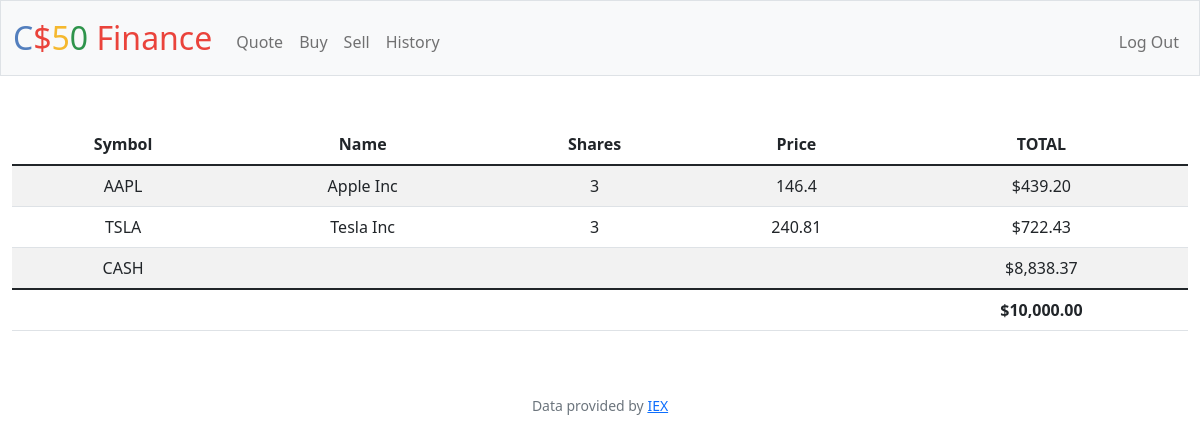
/ (signed in), run on the app's committed database.
### tables this page shows
CREATE TABLE transactions (
    id INTEGER PRIMARY KEY AUTOINCREMENT,
    user_id INTEGER NOT NULL,
    name TEXT NOT NULL,
    shares INTEGER NOT NULL,
    price NUMERIC NOT NULL,
    type TEXT NOT NULL,
    symbol TEXT NOT NULL,
    time TIMESTAMP DEFAULT CURRENT_TIMESTAMP,
    FOREIGN KEY(user_id) REFERENCES users(id)
	);

CREATE TABLE users (id INTEGER PRIMARY KEY AUTOINCREMENT NOT NULL, username TEXT NOT NULL, hash TEXT NOT NULL, cash NUMERIC NOT NULL DEFAULT 10000.00);

### app.py (the view)
@app.route("/")
@login_required
def index():
    user_id = session["user_id"]
    stocks = db.execute("SELECT symbol, name, price, SUM(shares) as totalShares FROM transactions WHERE user_id = ? GROUP BY symbol", user_id)
    cash = db.execute("SELECT cash FROM users WHERE id = ?", user_id)[0]["cash"]
    total = cash
    for stock in stocks:
        total += stock["price"] * stock["totalShares"]
    return render_template("index.html", stocks=stocks, cash=cash, usd=usd, total=total)

### app.py (called while the page is built)
@app.after_request
def after_request(response):
    response.headers["Cache-Control"] = "no-cache, no-store, must-revalidate"
    response.headers["Expires"] = 0
    response.headers["Pragma"] = "no-cache"
    return response

### helpers.py (called while the page is built)
def login_required(f):
    @wraps(f)
    def decorated_function(*args, **kwargs):
        if session.get("user_id") is None:
            return redirect("/login")
        return f(*args, **kwargs)
    return decorated_function

def usd(value):
    return f"${value:,.2f}"

### templates/index.html (shortened to what this page needs)
{% extends "layout.html" %}
{% block main %}
    <table class="table table-striped">
        <thead>
            <tr>
                <th>Symbol</th>
                <th>Name</th>
                <th>Shares</th>
                <th>Price</th>
                <th>TOTAL</th>
            </tr>
        </thead>
        <tbody>
            {% for stock in stocks %}
            <tr>
                <td> {{ stock["symbol"] }} </td>
                <td> {{ stock["name"] }} </td>
                <td> {{ stock["totalShares"] }} </td>
                <td> {{ stock["price"] }} </td>
                <td> {{ usd(stock["totalShares"] * stock["price"]) }} </td>
            </tr>
            {% endfor %}
            <tr>
                <td>CASH</td>
                <td colspan="3"></td>
                <td>{{ usd(cash) }}</td>
            </tr>
        </tbody>
        <tfoot>
            <td colspan="4"></td>
            <td><strong>{{ usd(total) }}</strong></td>
        </tfoot>
    </table>
{% endblock %}

### templates/layout.html (shortened to what this page needs)
<!DOCTYPE html>
<html lang="en">
    <head>
        <link href="https://cdn.jsdelivr.net/npm/bootstrap@5.1.3/dist/css/bootstrap.min.css" rel="stylesheet">
        <link href="/static/styles.css" rel="stylesheet">
    </head>
    <body>
        <nav class="bg-light border navbar navbar-expand-md navbar-light">
            <div class="container-fluid">
                <a class="navbar-brand" href="/"><span class="blue">C</span><span class="red">$</span><span class="yellow">5</span><span class="green">0</span> <span class="red">Finance</span></a>
                <div class="collapse navbar-collapse" id="navbar">
                    {% if session["user_id"] %}
                        <ul class="navbar-nav me-auto mt-2">
                            <li class="nav-item"><a class="nav-link" href="/quote">Quote</a></li>
                            <li class="nav-item"><a class="nav-link" href="/buy">Buy</a></li>
                            <li class="nav-item"><a class="nav-link" href="/sell">Sell</a></li>
                            <li class="nav-item"><a class="nav-link" href="/history">History</a></li>
                        </ul>
                        <ul class="navbar-nav ms-auto mt-2">
                            <li class="nav-item"><a class="nav-link" href="/logout">Log Out</a></li>
                        </ul>
                    {% else %}
                        <ul class="navbar-nav ms-auto mt-2">
                            <li class="nav-item"><a class="nav-link" href="/register">Register</a></li>
                            <li class="nav-item"><a class="nav-link" href="/login">Log In</a></li>
                        </ul>
                    {% endif %}
                </div>
            </div>
        </nav>
        <main class="container-fluid py-5 text-center">
            {% block main %}{% endblock %}
        </main>
        <footer class="mb-5 small text-center text-muted">
            Data provided by <a href="https://iexcloud.io/">IEX</a>
        </footer>
    </body>
</html>

### static/styles.css (style rules this page uses)
nav .navbar-brand { font-size: xx-large; }
nav .navbar-brand .blue { color: #537fbe; }
nav .navbar-brand .red { color: #ea433b; }
nav .navbar-brand .yellow { color: #f5b82e; }
nav .navbar-brand .green { color: #2e944b; }

### data on the page
transactions: symbol "TSLA", name "Tesla Inc", totalShares "3", price "240.81", totalShares "$722.43"
users: cash "$8,838.37"

### other printed values
{{ stock["symbol"] }} "AAPL"
{{ stock["name"] }} "Apple Inc"
{{ stock["totalShares"] }} "3"
{{ stock["price"] }} "146.4"
{{ usd(stock["totalShares"] * stock["price"]) }} "$439.20"
{{ usd(total) }} "$10,000.00"
